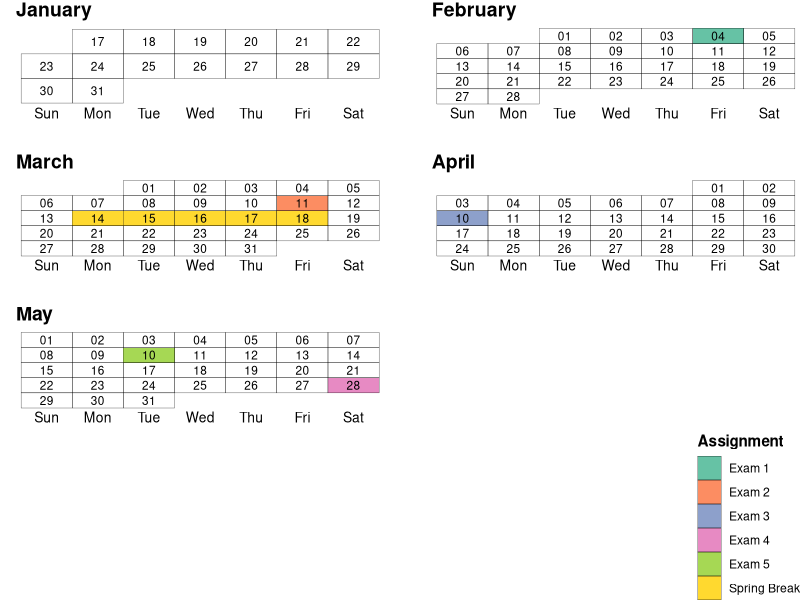

The R script that drew this image:
## ---- chunk 1
knitr::opts_chunk$set(echo = TRUE)

mon <- as.Date("2022-01-17")

advdate <- function(obj, adv){
  tmon <- obj + 7*(adv - 1)
  tfri <- obj + 4 + 7*(adv - 1)
  tmon <- format(tmon, format = "%m/%d")
  tfri <- format(tfri, format = "%m/%d")
  zadv <- sprintf("%02d", adv)
  tmp <- paste("Week ", zadv, sep = '', ", ", tmon, " - ", tfri)
  return(tmp)
}

## ---- chunk 2

library(ggplot2)
library(tidyverse)
# Create base data frame
dfr <- data.frame(date=seq(as.Date('2022-01-17'), as.Date('2022-05-31'), by = 1)) %>% 
  mutate(day = factor(strftime(date, format="%a"), levels=c("Sun","Mon","Tue","Wed","Thu","Fri","Sat")),
         week = factor(strftime(date, format="%U")),
         month = factor(strftime(date, format="%B"),levels=c("January","February","March", "April", "May")),
         ddate = factor(strftime(date, format="%d")),
         comment = case_when(
           date == as.Date("2022-02-04") ~ "Exam 1",
           date == as.Date("2022-03-11") ~ "Exam 2",
           date == as.Date("2022-04-10") ~ "Exam 3",
           date == as.Date("2022-05-28") ~ "Exam 4",
           date == as.Date("2022-05-10") ~ "Exam 5",
           date >= as.Date("2022-03-14") & date <= as.Date("2022-03-18") ~ "Spring Break"
         ),
         week = as.numeric(week))



ggplot(dfr, aes(x = day, y = reorder(week, -week), fill = comment)) +
  geom_tile(color = "black", size = 0.1) +
  geom_text(aes(label = ddate), size = 3) +
  facet_wrap(. ~ month, scales = "free", ncol = 2) +
  theme_void() +
  theme(legend.position = "bottom",
        legend.direction = "vertical",
        legend.justification = "right",
        axis.text.x = element_text(size = 10, color = "black"),
        axis.text.y = element_text(size = 10, color = "white"),
        strip.text.x = element_text(size = 14, face = "bold", hjust = 0, margin = margin(b = 0.2, unit = "cm")),
        title = element_text(face = "bold"),
        panel.spacing = unit(0.8, "cm")) +
  guides(fill=guide_legend(ncol=1)) +
  scale_fill_brewer(palette = "Set2", na.translate = FALSE) +
  labs(x = "Weekday",
       y = "Week #",
       fill = "Assignment")
